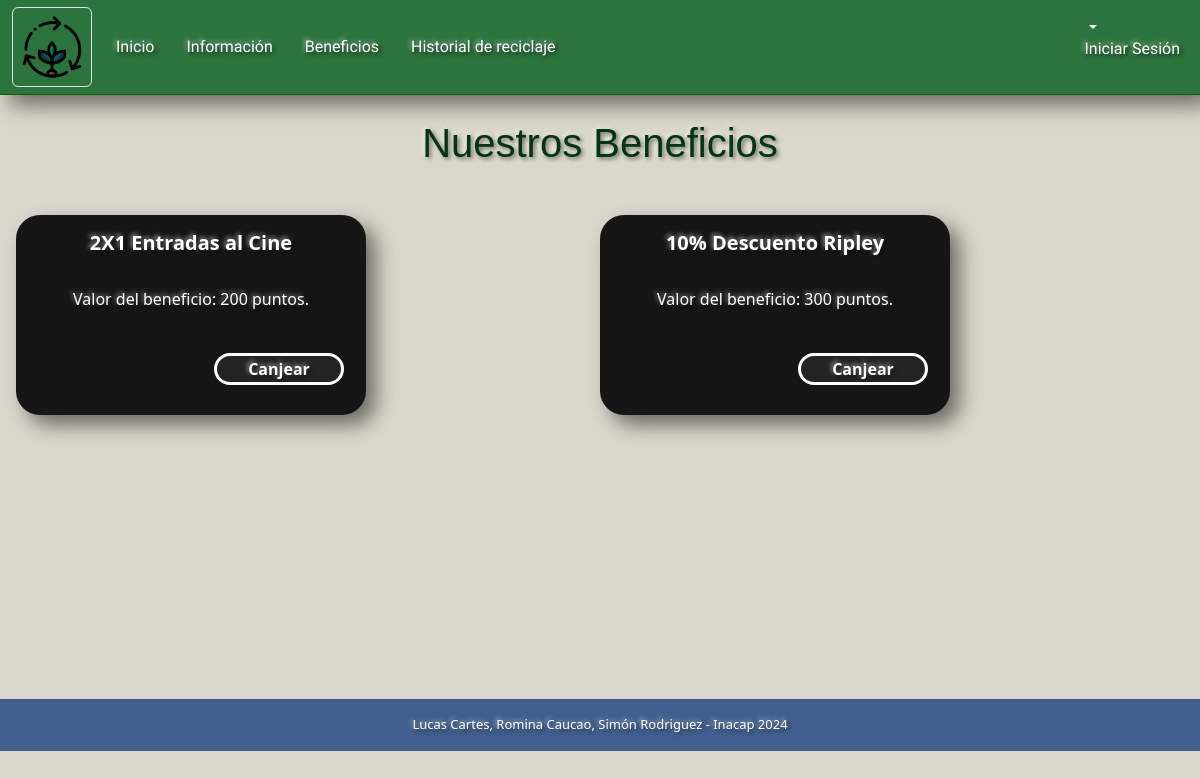
The page /aplicacion/beneficios/ on the database its author committed.
### aplicacion/models.py (models this page shows)
class Beneficio(models.Model):
    id = models.AutoField(primary_key=True)
    titulo=models.CharField(max_length=100)
    fecha_inicio=models.DateField()
    fecha_fin=models.DateField()
    costo=models.PositiveSmallIntegerField()
    empresa=models.CharField(max_length=80)

### aplicacion/views.py (the view)
# urls.py: path('beneficios/',views.beneficios,name='beneficios'),
def beneficios(request):
    beneficios= Beneficio.objects.all()
    context ={'beneficios': beneficios }
    return render(request, 'aplicacion/beneficios.html', context)

### aplicacion/templates/aplicacion/beneficios.html (shortened to what this page needs)
{% extends 'aplicacion/base.html' %}
{% load static %}
{% block archivos_css %}
  <link rel="stylesheet" href="{% static 'beneficios.css' %}?v=1.1">
{% endblock %}
{% block content %}
<div class="contenedor-content">
    <h1 class="titulo">Nuestros Beneficios</h1>
    <div class="caja-body">
        {% for i in beneficios %}
        <div class="contenedor-padre-tarjeta">
                <div class="contenedor-tarjetas">
                    <div class="cuerpo-tarjeta">
                        <h5 class="titulo-tarjeta">{{ i.titulo}}</h5>
                        <p class="texto-tarjeta">Valor del beneficio:  {{ i.costo}} puntos.</p>
                        <div class="div-btn-tarjeta">
                            <a href="{% url 'canjear_beneficio' i.id %}" ><button class="btn-tarjeta">Canjear</button></a>
                        </div>
                    </div>
                </div>
        </div>
        {% endfor %}
    </div>
</div>
{% endblock %}

### aplicacion/static/estilos.css (style rules this page uses)
body { background-color: #dad7cd; margin: 0; padding: 0; height: 100%; display: flex; flex-direction: column; }

### aplicacion/static/beneficios.css (style rules this page uses)
.contenedor-content { background-color: #dad7cd; display: flex; flex-direction: column; min-height: 100%; text-align: center; margin-top: 1.5rem; }
h1 { margin-bottom: 2rem; text-shadow: 2px 2px 4px rgba(0, 0, 0, 0.5), -2px -2px 4px rgba(255, 255, 255, 0.5); font-family: Impact, Haettenschweiler, 'Arial Narrow Bold', sans-serif; color: #033610; }
.caja-body { background-color: #dad7cd; width: 100%; min-height: 500px; max-height: 900px; display: flex; justify-content: center; padding: 1rem; }
.contenedor-padre-tarjeta { width: 480px; height: 90%; flex: 1; display: flex; }
.contenedor-tarjetas { width: 360px; height: 210px; display: flex; flex-direction: column; gap: 10px; }
.cuerpo-tarjeta { background-color: rgb(22, 22, 22); width: 350px; height: 200px; border-radius: 1.5rem; color: white; box-shadow: 10px 10px 20px rgba(0,0,0,0.5); transition: .3s ease all; }
.titulo-tarjeta { margin: 1rem; text-align: center; font-weight: 700; text-shadow: 2px 2px 4px rgba(0, 0, 0, 0.5), -2px -2px 4px rgba(255, 255, 255, 0.5); }
.texto-tarjeta { margin: 2rem 1rem 1rem 1rem; text-shadow: 2px 2px 4px rgba(0, 0, 0, 0.5), -2px -2px 4px rgba(255, 255, 255, 0.5); }
.div-btn-tarjeta .btn-tarjeta { border: solid 3px rgb(255, 255, 255); background-color: rgb(36, 36, 36); width: 130px; height: 2rem; text-align: center; justify-content: center; margin: 1.6rem 1rem 1.5rem 12rem; border-radius: 3rem; text-decoration: none; color: rgb(255, 255, 255); font-weight: 600; text-shadow: 2px 2px 4px rgba(0, 0, 0, 0.5), -2px -2px 4px rgba(255, 255, 255, 0.5); transition: .3s ease all; }

### rows shown on the page
Beneficio: titulo "2X1 Entradas al Cine", costo "200"
Beneficio: titulo "10% Descuento Ripley", costo "300"
